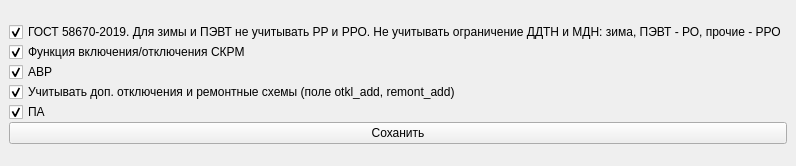
<?xml version="1.0" encoding="UTF-8"?>
<ui version="4.0">
 <class>calc_ur_set</class>
 <widget class="QMainWindow" name="calc_ur_set">
  <property name="geometry">
   <rect>
    <x>0</x>
    <y>0</y>
    <width>721</width>
    <height>166</height>
   </rect>
  </property>
  <property name="windowTitle">
   <string>Настройки</string>
  </property>
  <widget class="QWidget" name="centralwidget">
   <layout class="QGridLayout" name="gridLayout">
    <item row="0" column="0">
     <layout class="QVBoxLayout" name="verticalLayout">
      <property name="spacing">
       <number>0</number>
      </property>
      <item>
       <widget class="QCheckBox" name="cb_gost">
        <property name="text">
         <string>ГОСТ 58670-2019. Для зимы и ПЭВТ не учитывать PP и РРО. Не учитывать ограничение ДДТН и МДН: зима, ПЭВТ - РО, прочие - РРО</string>
        </property>
        <property name="checked">
         <bool>true</bool>
        </property>
       </widget>
      </item>
      <item>
       <widget class="QCheckBox" name="cb_skrm">
        <property name="text">
         <string>Функция включения/отключения СКРМ  </string>
        </property>
        <property name="checked">
         <bool>true</bool>
        </property>
       </widget>
      </item>
      <item>
       <widget class="QCheckBox" name="cb_avr">
        <property name="text">
         <string>АВР</string>
        </property>
        <property name="checked">
         <bool>true</bool>
        </property>
       </widget>
      </item>
      <item>
       <widget class="QCheckBox" name="cb_add_disabling_repair">
        <property name="text">
         <string>Учитывать доп. отключения и ремонтные схемы (поле otkl_add, remont_add)</string>
        </property>
        <property name="checked">
         <bool>true</bool>
        </property>
       </widget>
      </item>
      <item>
       <widget class="QCheckBox" name="cb_pa">
        <property name="text">
         <string>ПА</string>
        </property>
        <property name="checked">
         <bool>true</bool>
        </property>
       </widget>
      </item>
      <item>
       <widget class="QPushButton" name="b_save">
        <property name="text">
         <string>Соханить</string>
        </property>
       </widget>
      </item>
     </layout>
    </item>
   </layout>
  </widget>
 </widget>
 <resources/>
 <connections/>
</ui>
